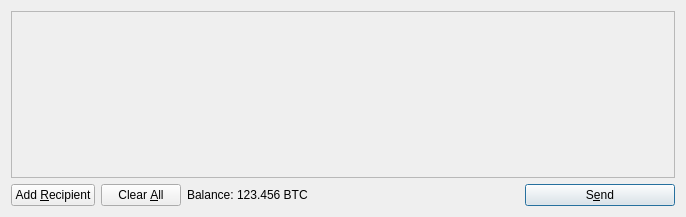
<?xml version="1.0" encoding="UTF-8"?>
<ui version="4.0">
 <class>SendCoinsDialog</class>
 <widget class="QDialog" name="SendCoinsDialog">
  <property name="geometry">
   <rect>
    <x>0</x>
    <y>0</y>
    <width>686</width>
    <height>217</height>
   </rect>
  </property>
  <property name="windowTitle">
   <string>Send Coins</string>
  </property>
  <layout class="QVBoxLayout" name="verticalLayout">
   <item>
    <widget class="QScrollArea" name="scrollArea">
     <property name="widgetResizable">
      <bool>true</bool>
     </property>
     <widget class="QWidget" name="scrollAreaWidgetContents">
      <property name="geometry">
       <rect>
        <x>0</x>
        <y>0</y>
        <width>666</width>
        <height>165</height>
       </rect>
      </property>
      <layout class="QVBoxLayout" name="verticalLayout_2">
       <property name="margin">
        <number>0</number>
       </property>
       <item>
        <layout class="QVBoxLayout" name="entries">
         <property name="spacing">
          <number>6</number>
         </property>
        </layout>
       </item>
       <item>
        <spacer name="verticalSpacer">
         <property name="orientation">
          <enum>Qt::Vertical</enum>
         </property>
         <property name="sizeHint" stdset="0">
          <size>
           <width>20</width>
           <height>40</height>
          </size>
         </property>
        </spacer>
       </item>
      </layout>
     </widget>
    </widget>
   </item>
   <item>
    <layout class="QHBoxLayout" name="horizontalLayout">
     <item>
      <widget class="QPushButton" name="addButton">
       <property name="toolTip">
        <string>Send to multiple recipients at once</string>
       </property>
       <property name="text">
        <string>Add &amp;Recipient</string>
       </property>
       <property name="icon">
        <iconset resource="../bytecoin.qrc">
         <normaloff>:/icons/add</normaloff>:/icons/add</iconset>
       </property>
       <property name="autoDefault">
        <bool>false</bool>
       </property>
      </widget>
     </item>
     <item>
      <widget class="QPushButton" name="clearButton">
       <property name="sizePolicy">
        <sizepolicy hsizetype="Minimum" vsizetype="Fixed">
         <horstretch>0</horstretch>
         <verstretch>0</verstretch>
        </sizepolicy>
       </property>
       <property name="toolTip">
        <string>Remove all transaction fields</string>
       </property>
       <property name="text">
        <string>Clear &amp;All</string>
       </property>
       <property name="icon">
        <iconset resource="../bytecoin.qrc">
         <normaloff>:/icons/remove</normaloff>:/icons/remove</iconset>
       </property>
       <property name="autoRepeatDelay">
        <number>300</number>
       </property>
       <property name="autoDefault">
        <bool>false</bool>
       </property>
      </widget>
     </item>
     <item>
      <layout class="QHBoxLayout" name="horizontalLayout_2">
       <property name="spacing">
        <number>3</number>
       </property>
       <item>
        <widget class="QLabel" name="label">
         <property name="text">
          <string>Balance:</string>
         </property>
        </widget>
       </item>
       <item>
        <widget class="QLabel" name="labelBalance">
         <property name="cursor">
          <cursorShape>IBeamCursor</cursorShape>
         </property>
         <property name="text">
          <string>123.456 BTC</string>
         </property>
         <property name="textInteractionFlags">
          <set>Qt::LinksAccessibleByMouse|Qt::TextSelectableByKeyboard|Qt::TextSelectableByMouse</set>
         </property>
        </widget>
       </item>
      </layout>
     </item>
     <item>
      <spacer name="horizontalSpacer">
       <property name="orientation">
        <enum>Qt::Horizontal</enum>
       </property>
       <property name="sizeHint" stdset="0">
        <size>
         <width>40</width>
         <height>20</height>
        </size>
       </property>
      </spacer>
     </item>
     <item>
      <widget class="QPushButton" name="sendButton">
       <property name="minimumSize">
        <size>
         <width>150</width>
         <height>0</height>
        </size>
       </property>
       <property name="toolTip">
        <string>Confirm the send action</string>
       </property>
       <property name="text">
        <string>S&amp;end</string>
       </property>
       <property name="icon">
        <iconset resource="../bytecoin.qrc">
         <normaloff>:/icons/send</normaloff>:/icons/send</iconset>
       </property>
       <property name="default">
        <bool>true</bool>
       </property>
      </widget>
     </item>
    </layout>
   </item>
  </layout>
 </widget>
 <resources>
  <include location="../bytecoin.qrc"/>
 </resources>
 <connections/>
</ui>
